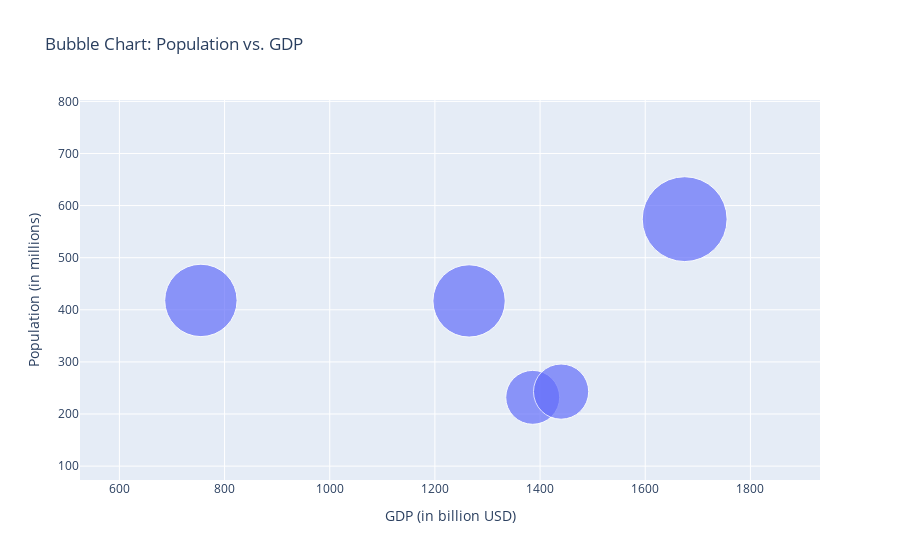

Notebook cell for this chart:
### Markdown cell above
<h3>5. given dataset, create a bubble chart to represent each country's population (y-axis), GDP (xaxis), and bubble size proportional to the population.

### Code cell
import numpy as np
import pandas as pd
import plotly.express as px

# Seed for reproducibility
np.random.seed(25)

# Generating data
data = {
    'Country': ['USA', 'Canada', 'UK', 'Germany', 'France'],
    'Population': np.random.randint(100, 1000, 5),
    'GDP': np.random.randint(500, 2000, 5)
}

# Creating a DataFrame
df = pd.DataFrame(data)

# Creating a bubble chart using Plotly
fig = px.scatter(df, x='GDP', y='Population', size='Population', hover_name='Country', 
                 title='Bubble Chart: Population vs. GDP',
                 labels={'GDP': 'GDP (in billion USD)', 'Population': 'Population (in millions)'},
                 size_max=60)

# Show the plot
fig.show()

### Figure 1 — Plotly figure (JSON) as saved in the notebook; plotly's stock layout.template omitted (floating-point values rounded to 4 significant figures)
{"data": [{"hovertemplate": "<b>%{hovertext}</b><br><br>GDP (in billion USD)=%{x}<br>Population (in millions)=%{marker.size}<extra></extra>", "hovertext": ["USA", "Canada", "UK", "Germany", "France"], "legendgroup": "", "marker": {"color": "#636efa", "size": [232, 418, 574, 243, 417], "sizemode": "area", "sizeref": 0.1594, "symbol": "circle"}, "mode": "markers", "name": "", "orientation": "v", "showlegend": false, "type": "scatter", "x": [1386, 755, 1675, 1440, 1265], "xaxis": "x", "y": [232, 418, 574, 243, 417], "yaxis": "y"}], "layout": {"autosize": true, "legend": {"itemsizing": "constant", "tracegroupgap": 0}, "title": {"text": "Bubble Chart: Population vs. GDP"}, "xaxis": {"anchor": "y", "autorange": false, "domain": [0, 1], "range": [525.1, 1932.0], "title": {"text": "GDP (in billion USD)"}, "type": "linear"}, "yaxis": {"anchor": "x", "autorange": false, "domain": [0, 1], "range": [73.35, 802.7], "title": {"text": "Population (in millions)"}, "type": "linear"}}}
